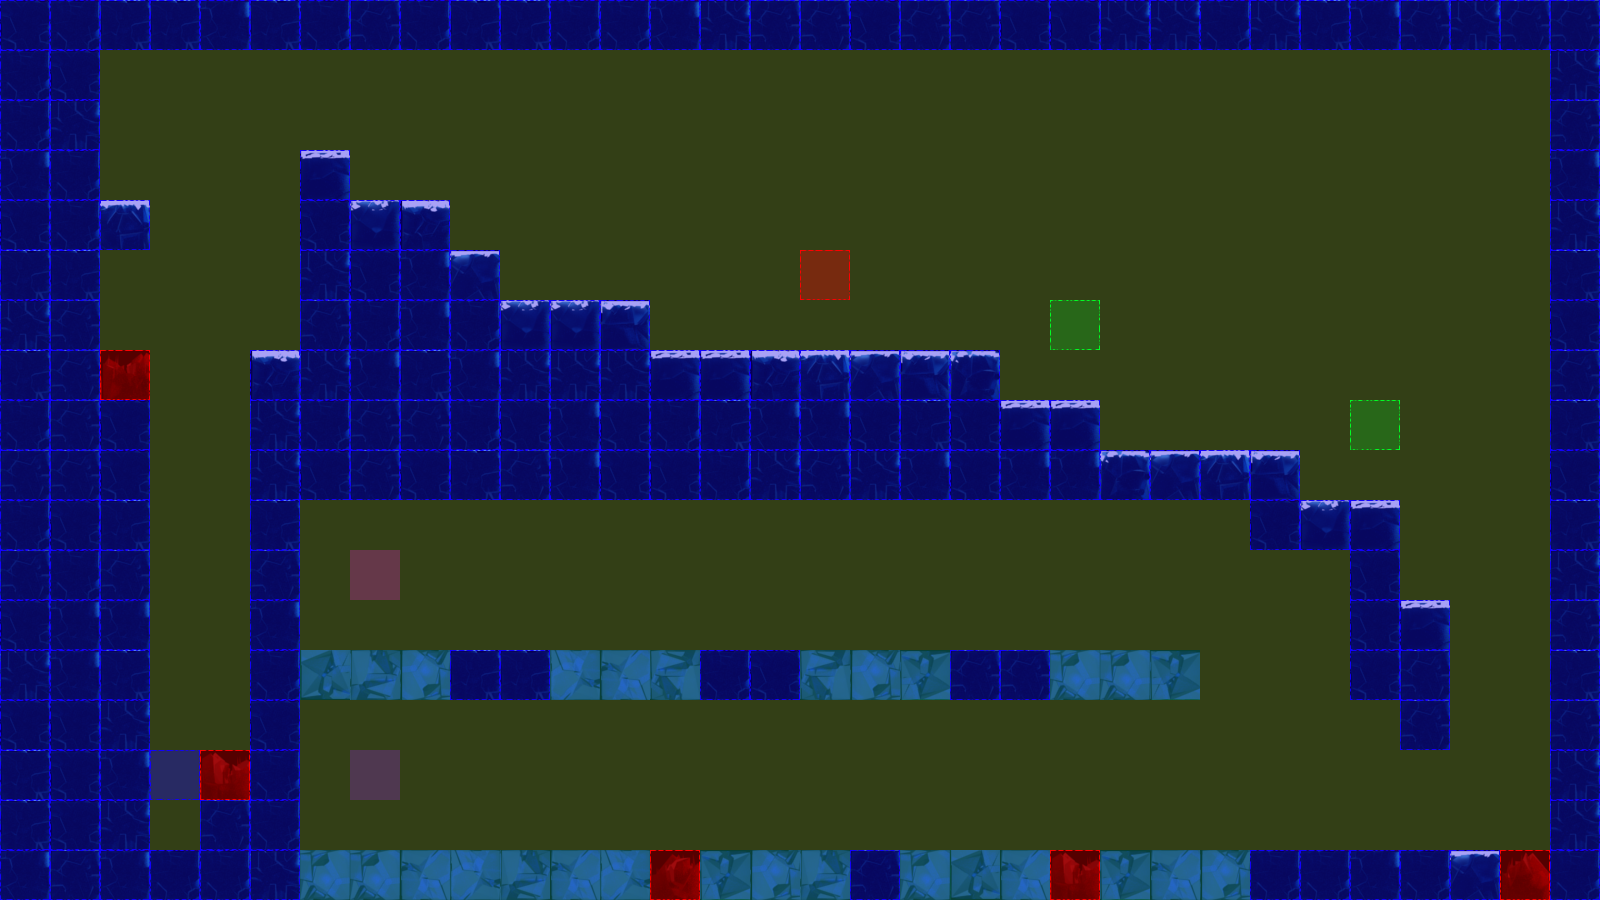

The image is a tile-based game level rendered from a .tmx file. Its description and source (layers, tilesets, objects; grid data summarised) follow:
An orthogonal 32x18 tile map with 50x50 px tiles, 3 tile layers (terrain, collision, event), 2 tilesets.

<map version="1.0" orientation="orthogonal" renderorder="left-up" width="32" height="18" tilewidth="50" tileheight="50" nextobjectid="3">
 <tileset firstgid="1" name="frozenPlainsTile" tilewidth="50" tileheight="50" tilecount="50" columns="10">
  <image source="tiles/iceTile.png" width="500" height="251" />
 </tileset>
 <tileset firstgid="51" name="collisionTile" tilewidth="50" tileheight="50" tilecount="12" columns="3">
  <image source="tiles/collisionTile.png" width="150" height="200" />
 </tileset>
 <layer name="terrain" width="32" height="18">
  <data>[576 cells, 227 non-empty, 25 distinct tile ids]</data>
 </layer>
 <layer name="collision" width="32" height="18">
  <data>[576 cells, 576 non-empty, 4 distinct tile ids]</data>
 </layer>
 <layer name="event" width="32" height="18">
  <data>[576 cells, 6 non-empty, 5 distinct tile ids]</data>
 </layer>
</map>
